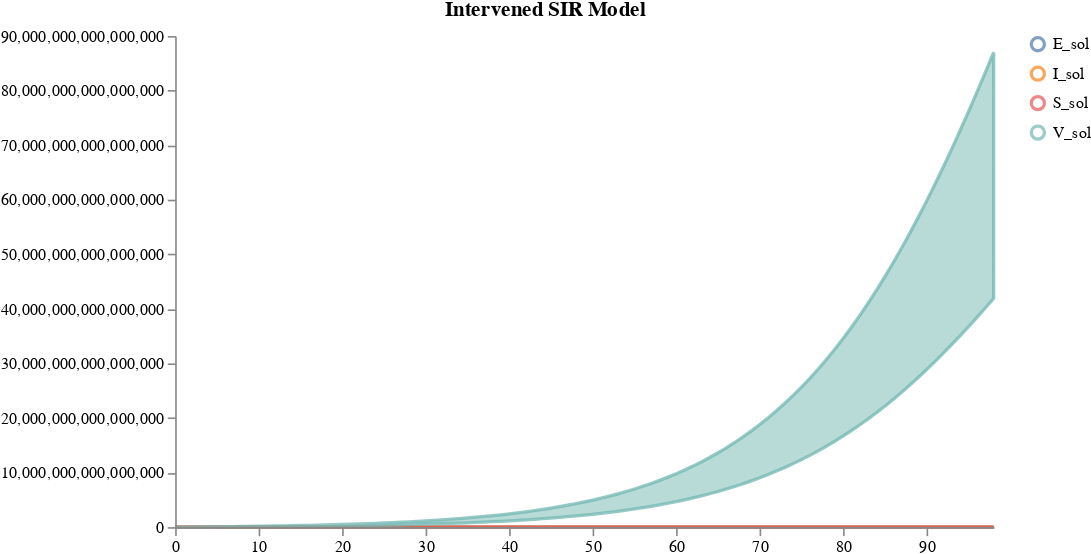

Write notebook code for a chart like this one.
### Code cell
plots.ipy_display(result["visual"])

### Figure 1 — Vega specification as saved in the notebook (floating-point values rounded to 4 significant figures; data arrays with more than 128 entries replaced by an {"elided": "..."} marker saying what was removed)
{"$schema": "https://vega.github.io/schema/vega/v5.json", "axes": [{"name": "x_axis", "orient": "bottom", "scale": "xscale", "zindex": 100}, {"name": "y_axis", "orient": "left", "scale": "yscale", "zindex": 100}], "data": [{"name": "distributions", "values": {"elided": "396 records"}}, {"name": "traces", "transform": [{"expr": "isValid(datum.value)", "type": "filter"}], "values": []}, {"name": "points", "values": []}, {"name": "markers", "values": []}, {"name": "selected", "on": [{"remove": true, "trigger": "clear"}, {"remove": true, "trigger": "!shift"}, {"insert": "clicked", "trigger": "!shift && clicked"}, {"toggle": "clicked", "trigger": "shift && clicked"}]}], "height": 300, "legends": [{"encode": {"labels": {"interactive": true, "name": "legendLabel", "update": {"opacity": [{"test": "!length(data('selected')) || indata('selected', 'value', datum.value)", "value": 1}, {"value": 0.25}]}}, "symbols": {"interactive": true, "name": "legendSymbol", "update": {"fill": {"value": "transparent"}, "opacity": [{"test": "!length(data('selected')) || indata('selected', 'value', datum.value)", "value": 0.7}, {"value": 0.15}], "size": {"value": 64}, "strokeWidth": {"value": 2}}}}, "name": "color_legend", "stroke": "color"}], "marks": [{"from": {"facet": {"data": "points", "groupby": "trajectory", "name": "points_split"}}, "marks": [{"encode": {"hover": {"fillOpacity": {"value": 0.9}}, "update": {"fill": {"field": "trajectory", "scale": "color"}, "fillOpacity": [{"test": "!length(data('selected')) || indata('selected', 'value', datum.trajectory)", "value": 0.5}, {"value": 0.15}], "size": {"value": 10}, "stroke": {"field": "trajectory", "scale": "color"}, "strokeOpacity": [{"test": "!length(data('selected')) || indata('selected', 'value', datum.trajectory)", "value": 0.75}, {"value": 0.15}], "strokeWidth": {"value": 2}, "tooltip": {"field": "value"}, "x": {"field": "timepoint", "scale": "xscale"}, "y": {"field": "value", "scale": "yscale"}}}, "from": {"data": "points"}, "name": "_points_symbol", "type": "symbol", "zindex": 3}, {"encode": {"hover": {"fillOpacity": {"value": 0.9}}, "update": {"interpolate": {"value": "linear"}, "stroke": {"field": "trajectory", "scale": "color"}, "strokeOpacity": [{"test": "!length(data('selected')) || indata('selected', 'value', datum.trajectory)", "value": 0.3}, {"value": 0.1}], "strokeWidth": {"value": 2}, "x": {"field": "timepoint", "scale": "xscale"}, "y": {"field": "value", "scale": "yscale"}}}, "from": {"data": "points"}, "name": "_points_line", "type": "line", "zindex": 3}], "name": "_points", "type": "group", "zindex": 3}, {"from": {"facet": {"data": "traces", "groupby": "trajectory", "name": "traces_split"}}, "marks": [{"encode": {"hover": {"fillOpacity": {"value": 0.9}}, "update": {"interpolate": {"value": "linear"}, "stroke": {"field": "trajectory", "scale": "color"}, "strokeOpacity": [{"test": "!length(data('selected')) || indata('selected', 'value', datum.trajectory)", "value": 0.75}, {"value": 0.15}], "strokeWidth": {"value": 2}, "x": {"field": "timepoint", "scale": "xscale"}, "y": {"field": "value", "scale": "yscale"}}}, "from": {"data": "traces_split"}, "name": "_traces_lines", "type": "line"}], "name": "_traces", "type": "group", "zindex": 2}, {"from": {"facet": {"data": "distributions", "groupby": "trajectory", "name": "trajectory_split"}}, "marks": [{"encode": {"hover": {"fillOpacity": {"value": 0.9}}, "update": {"fill": {"field": "trajectory", "scale": "color"}, "fillOpacity": [{"test": "!length(data('selected')) || indata('selected', 'value', datum.trajectory)", "value": 0.5}, {"value": 0.15}], "interpolate": {"value": "linear"}, "stroke": {"field": "trajectory", "scale": "color"}, "strokeOpacity": [{"test": "!length(data('selected')) || indata('selected', 'value', datum.trajectory)", "value": 0.75}, {"value": 0.15}], "strokeWidth": {"value": 2}, "x": {"field": "timepoint", "scale": "xscale"}, "y": {"field": "upper", "scale": "yscale"}, "y2": {"field": "lower", "scale": "yscale"}}}, "from": {"data": "trajectory_split"}, "type": "area"}], "name": "_distributions", "type": "group", "zindex": 1}, {"marks": [{"encode": {"enter": {"stroke": {"value": "lightgray"}}, "update": {"opacity": {"value": 1}, "x": {"field": "timepoint", "scale": "xscale"}, "y": {"signal": "height"}, "y2": {"value": 0}}}, "from": {"data": "markers"}, "name": "_marker text", "type": "rule"}, {"encode": {"enter": {"fontSize": {"value": 8}, "text": {"field": "datum.label"}, "y": {"value": 0}}}, "from": {"data": "_marker text"}, "name": "_marker flags", "transform": [{"as": ["x", "_y", "opacity", "align", "baseline"], "lineAnchor": "start", "offset": [1], "size": {"signal": "[width, height]"}, "type": "label"}], "type": "text"}], "name": "_markers", "type": "group"}], "scales": [{"domain": {"fields": [{"data": "distributions", "field": "timepoint"}, {"data": "traces", "field": "timepoint"}, {"data": "points", "field": "timepoint"}, {"data": "markers", "field": "timepoint"}]}, "name": "xscale", "range": "width", "type": "linear", "zero": false}, {"domain": {"fields": [{"data": "distributions", "field": "lower"}, {"data": "distributions", "field": "upper"}, {"data": "traces", "field": "value"}, {"data": "points", "field": "value"}]}, "name": "yscale", "nice": true, "range": "height", "type": "linear", "zero": true}, {"domain": {"fields": [{"data": "distributions", "field": "trajectory"}, {"data": "traces", "field": "trajectory"}, {"data": "points", "field": "trajectory"}]}, "name": "color", "range": "category", "type": "ordinal"}], "signals": [{"name": "clear", "on": [{"events": "mouseup[!event.item]", "force": true, "update": "true"}], "value": true}, {"name": "shift", "on": [{"events": "@legendSymbol:click, @legendLabel:click", "force": true, "update": "event.shiftKey"}], "value": false}, {"name": "clicked", "on": [{"events": "@legendSymbol:click, @legendLabel:click", "force": true, "update": "{value: datum.value}"}], "value": null}], "title": "Intervened SIR Model", "width": 500}
